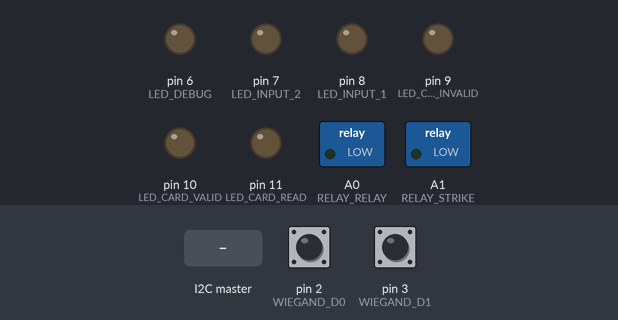
A sketch run on a simulated Arduino Uno, built with avr-gcc and run on an emulated ATmega328P. Parts: switched loads named in the sketch (green lamp = pin HIGH), output pins drawn as LEDs (lit = HIGH). The inputs (shaded band) are chosen by the test bench; at power-on: pin 2 (WIEGAND_D0) HIGH, pin 3 (WIEGAND_D1) HIGH.

Above: at 1.2 s.
1.3 s: the I2C master sends "v"
At 2.2 s:
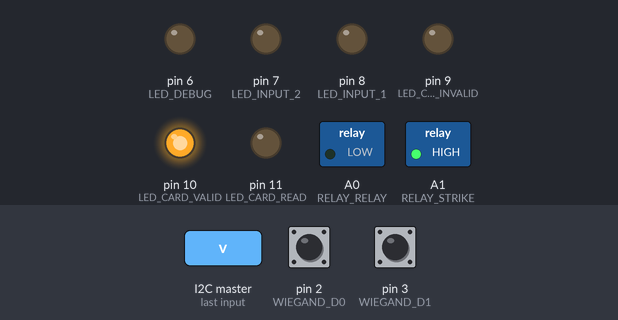
2.8 s: the I2C master sends "d"
At 3.3 s:
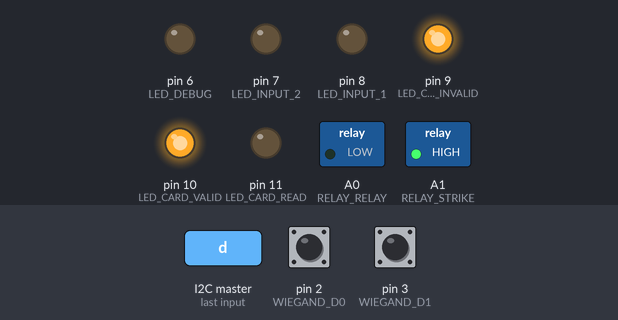
5.8 s: the I2C master sends "d"
At 6.8 s:
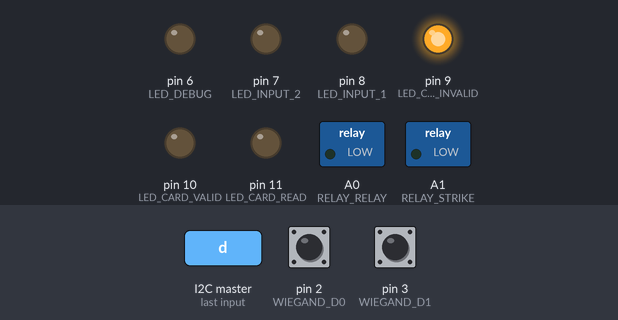
Timing chart, 0 to 9.8 s (numbered marks = the images above; inputs shaded):
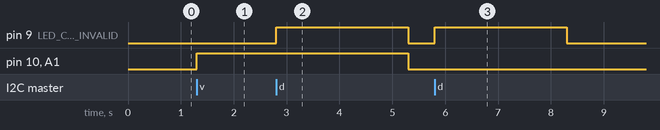

Measured:
- after the input at 1.3 s, pin 10 (LED_CARD_VALID), A1 (RELAY_STRIKE): LOW → HIGH at once
- after the input at 2.8 s, pin 9 (LED_CARD_INVALID): LOW → HIGH at once, → LOW 2.5 s later; pin 10 (LED_CARD_VALID), A1 (RELAY_STRIKE): HIGH → LOW after 2.5 s
- after the input at 5.8 s, pin 9 (LED_CARD_INVALID): LOW → HIGH at once, → LOW 2.5 s later

The sketch:

Door_Reader.ino
```cpp
// Homebrew HID wg_code_full Access System
// Forest Immel
// Credit to all libraries I'm using, code has no guarentees or support
//
// Revision 1.01
// July 2017
#include <Wire.h>          // For i2c

#define LED_CARD_READ     11    // Dig Out for the Read LED
#define LED_CARD_VALID    10    // Dig Out for the Valid LED
#define LED_CARD_INVALID  9   // Dig Out for the Invalid LED
#define LED_INPUT_1     8   // Dig Out for the Input 1 LED
#define LED_INPUT_2     7   // Dig Out for the Input 2 LED
#define LED_DEBUG       6   // Dig Out for the Debug LED

#define RELAY_STRIKE    A1    // Dig Out for the Strike terminals
#define RELAY_RELAY     A0    // Dig Out for the Relay terminals
#define INPUT_1       4   // Dig In for the Input 1 terminals
#define INPUT_2       5   // Dig In for the Input 2 terminals

#define WIEGAND_D0      2   // weigand 0 bit, has to be pin 2 for the ISRs to work
#define WIEGAND_D1      3   // weigand 1 bit, has to be pin 3 for the ISRs to work

#define MAX_BITS      100   // max number of wiegand bits
#define WEIGAND_WAIT_TIME   3000  // time to wait for another weigand pulse.

#define I2C_ADDR      3   // i2c address (has to be unique for each reader)

#define SERIAL_SPEED    115200  // speed for serial debugging
//#define SERIAL_DEBUG    1     // comment / uncoment out for enabling serial debugging


int incomingByte = 0;

unsigned char wg_data[MAX_BITS];  // stores all of the data bits
unsigned char wg_bit_count;     // number of bits currently captured
unsigned char wg_flag_done;     // goes low when data is currently being captured
unsigned int wg_counter;      // countdown until we assume there are no more bits

unsigned long wg_code_fac=0;    // decoded facility code
unsigned long wg_code_card=0;   // decoded card code
unsigned long int wg_code_full = 0; // decoded full card code

bool i2c_new = false;       // Flag for new card being ready and waiting to be checked
bool i2c_debug = false;       // Flag to make debug LED cycle on and off for i2c checks
unsigned long timer_timeout = 5000; // Timer for strike to be active aafter valid scan
unsigned long timer_time = 0;   // Timer value, uses Millis

void setup()
{
  // Setup DIO
  pinMode(LED_CARD_READ, OUTPUT);
  pinMode(LED_CARD_VALID, OUTPUT);
  pinMode(LED_CARD_INVALID, OUTPUT);
  pinMode(LED_INPUT_1, OUTPUT);
  pinMode(LED_INPUT_2, OUTPUT);
  pinMode(LED_DEBUG, OUTPUT);
  pinMode(RELAY_STRIKE, OUTPUT);
  pinMode(RELAY_RELAY, OUTPUT);
  pinMode(INPUT_1, INPUT);
  pinMode(INPUT_2, INPUT);
  pinMode(WIEGAND_D0, INPUT);
  pinMode(WIEGAND_D1, INPUT);

  // Begin i2c and bind functions
  Wire.begin(I2C_ADDR);
  Wire.onRequest(i2cRequestEvent);
  Wire.onReceive(i2cReceiveEvent);

#ifdef SERIAL_DEBUG
  // Begin Serial
  Serial.begin(SERIAL_SPEED);
#endif

  // Bind ISRs for the wiegand data
  attachInterrupt(0, ISR_INT0, FALLING);
  attachInterrupt(1, ISR_INT1, FALLING);

  // Init Wiegand Counter
  wg_counter = WEIGAND_WAIT_TIME;
}

void loop()
{
  // Remember, no Delays, use millis() and a loop / condition

  // Run timer routine to close door / turn off LEDs
  timer_check();

  // Wiegand Loop Funtion
  wg_check();
}

// Wiegand ISRs
void ISR_INT0(){ // interrupt that happens when INTO goes low (0 bit)
  wg_bit_count++;
  wg_flag_done = 0;
  wg_counter = WEIGAND_WAIT_TIME;

}
void ISR_INT1(){ // interrupt that happens when INT1 goes low (1 bit)
  wg_data[wg_bit_count] = 1;
  wg_bit_count++;
  wg_flag_done = 0;
  wg_counter = WEIGAND_WAIT_TIME;
}

// Timer check to do things after the timeout has been reached.
// Its not a real timer but uses millis(), this is to save on ISRs
// It is plenty accurate for what we need
void timer_check(){
  // Reset LEDs and turn off relays after timout has been reached
  if (timer_time == millis()){
    digitalWrite(LED_CARD_READ, LOW);
    digitalWrite(LED_CARD_VALID, LOW);
    digitalWrite(LED_CARD_INVALID, LOW);
    digitalWrite(LED_INPUT_1, LOW);
    digitalWrite(LED_INPUT_2, LOW);
    digitalWrite(RELAY_STRIKE, LOW);
  }
}

// Wiegand routine to see if enough bits have been collected for a valid card
void wg_check(){
  // This waits to make sure that there have been no more data pulses before processing data
  if (!wg_flag_done) {
    if (--wg_counter == 0)
      wg_flag_done = 1;
  }

  // if we have bits and we the weigand counter went out
  if (wg_bit_count > 0 && wg_flag_done) {
    unsigned char i;
    // we will decode the bits differently depending on how many bits we have
    // see www.pagemac.com/azure/data_formats.php for mor info
    if (wg_bit_count == 26){
      // standard 26 bit format
      // facility code = bits 2 to 9
      for (i=1; i<9; i++){
        wg_code_fac <<=1;
        wg_code_fac |= wg_data[i];
      }

      // wg_code_full code = bits 10 to 23
      for (i=9; i<25; i++){
        wg_code_card <<=1;
        wg_code_card |= wg_data[i];
      }
      // run out processing routine to validate card
      wg_process();
    }
    else {
    // you can add other formats if you want!
    // Serial.println("Unable to decode.");
    }

    // cleanup and get ready for the next card to be read
    wg_bit_count = 0;
    wg_code_fac = 0;
    wg_code_card = 0;
    for (i=0; i<MAX_BITS; i++)
    {
      wg_data[i] = 0;
    }
  }
}

void wg_process(){
  //Turn on LED to indicate a card has been read
  digitalWrite(LED_CARD_READ, HIGH);

  //Make the full code of the card
  wg_code_full = (wg_code_fac*100000)+wg_code_card;

#ifdef SERIAL_DEBUG
  //Print out the card data
  Serial.print("FC = ");
  Serial.print(wg_code_fac);
  Serial.print(", CC = ");
  Serial.println(wg_code_card);
  Serial.println(String(wg_code_full));
#endif
  //set the new card read flag for i2c
  i2c_new = true;
}

// Access Granted, turn on Valid LED and energize strike relay
void access_granted(){
  #ifdef SERIAL_DEBUG
  Serial.print("Access Granted");
  #endif
  digitalWrite(LED_CARD_VALID, HIGH);     //Turn on Card Valid LED
  digitalWrite(RELAY_STRIKE, HIGH);     //Activate Strike Relay
  timer_time = timer_timeout + millis();    //Set timer so it all turns off
}
// Acccess Denied, turn on Invalid LED
void access_denied(){
  #ifdef SERIAL_DEBUG
  Serial.print("Access Denied");
  #endif
  digitalWrite(LED_CARD_INVALID, HIGH);   //Turn on Card Inalid LED
  timer_time = (timer_timeout/2) + millis();  //Set timer so it all turns off (timer is half length)
}

// i2c data requested from master, if new flag, send card, if not send x's
void i2cRequestEvent() {
  if (i2c_new){
    char buf[8];
    sprintf(buf, "%lu", wg_code_full);
    Wire.write(buf);
    i2c_new = false;
  }
  //all x's will be interpreted on the master as not a card
  Wire.write("xxxxxxxx");

  //Flash the Debug LED alternating each time the i2c is read
  if (i2c_debug == false){
    i2c_debug = true;
  }
  else{
    i2c_debug = false;
  }
  digitalWrite(LED_DEBUG, i2c_debug);
}

// i2c data recieved, should only be a v or d depending on if card was valid or denied
void i2cReceiveEvent(int howMany) {
  char c;
  while (0 < Wire.available()) {  // loop through all but the last
    c = Wire.read();      // receive byte as a character
    #ifdef SERIAL_DEBUG
    Serial.print(c);      // print the character
    #endif
  }
  if (c == 118){          //118 is v in ascii v for valid
    access_granted();
  }
  if (c == 100){          //100 is d in ascii d for denied
    access_denied();
  }
}
```
